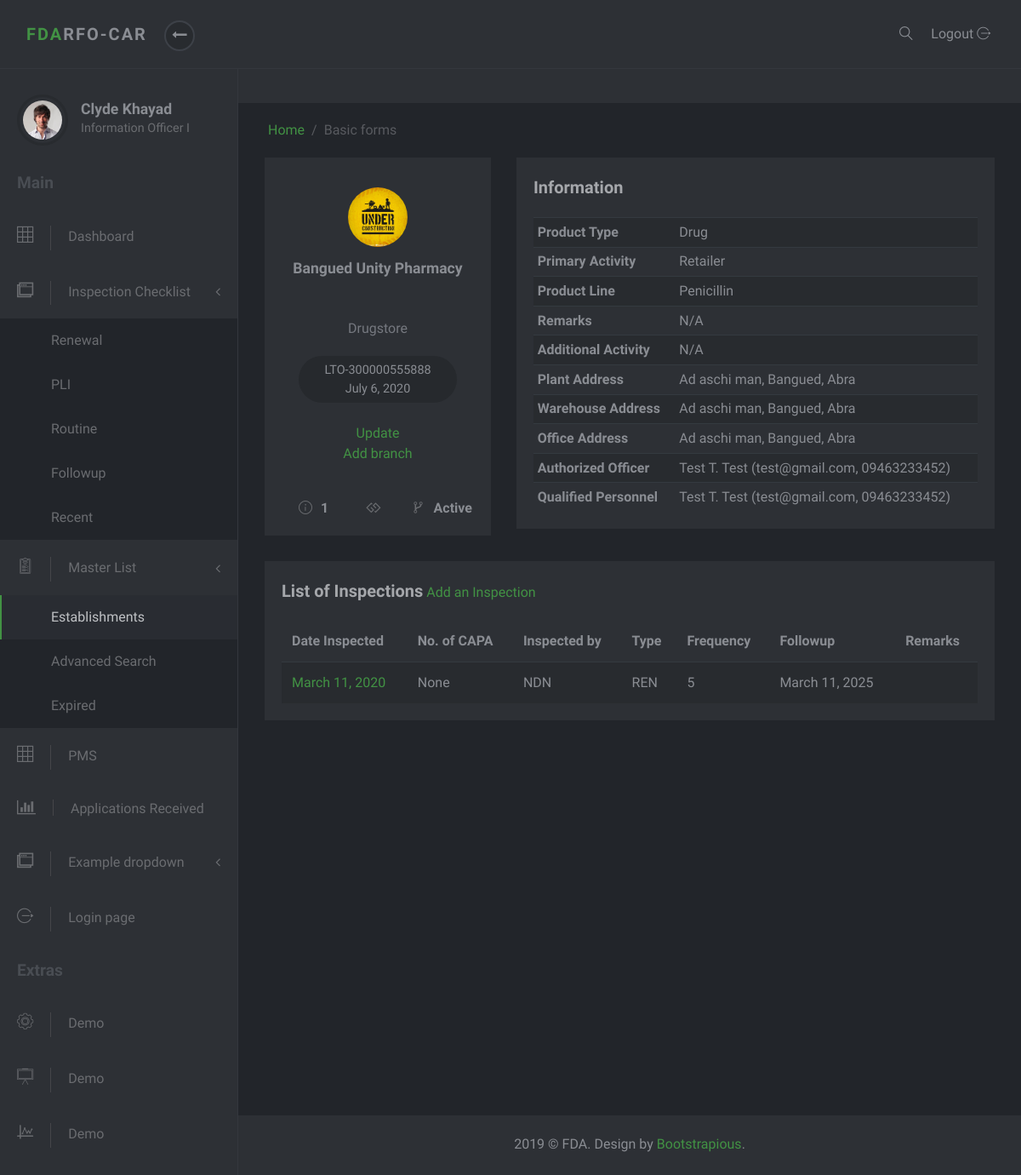
The page /masterlist/1/ on the database its author committed.
### masterlist/models.py (models this page shows, shortened)
class Establishment(models.Model):
    date_modified = models.DateTimeField('date modified', default=timezone.now)
    application = models.CharField(max_length=1, choices=constants.APPLICATIONS)
    name = models.CharField(max_length=60)
    product_type = models.ForeignKey(ProductType, on_delete=models.SET_NULL, null=True)
    center = models.CharField(max_length=6, choices=constants.CENTERS)
    primary_activity = models.ForeignKey(PrimaryActivity, on_delete=models.CASCADE, null=True)
    specific_activity = models.ManyToManyField(SpecificActivity, verbose_name='Specific Activity/s')
    additional_activity = models.ForeignKey(AdditionalActivity, on_delete=models.SET_NULL, null=True)
    product_line = models.ForeignKey(ProductLine, on_delete=models.SET_NULL, null=True, blank=True)
    plant_address = models.OneToOneField(PlantAddress, on_delete=models.SET_NULL, null=True)
    office_address = models.OneToOneField(OfficeAddress, on_delete=models.SET_NULL, null=True)
    authorized_officer = models.OneToOneField(AuthorizedOfficer, on_delete=models.SET_NULL, null=True)
    remarks = models.CharField(max_length=100, null=True, blank=True, verbose_name='Product Remarks')
    status = models.CharField(max_length=8, choices=constants.EST_STATUS, null=True, default="Active")
    folder_id = models.CharField(max_length=10, null=True, verbose_name="Folder Number")
    renchecklist = RenewalChecklistManager()
    plichecklist = PLIChecklistManager()
    objects = models.Manager()

class SpecificActivity(models.Model):
    name = models.CharField(max_length=150)

class Lto(models.Model):
    establishment = models.ForeignKey(Establishment, on_delete=models.CASCADE, null=True, related_name='ltos')
    issuance = models.DateTimeField(null=True, blank=True, verbose_name='Date Issued')
    lto_number = models.CharField(max_length=20)
    expiry = models.DateTimeField('expiry date')
    class Meta:
        ordering = ['-expiry']

class ProductType(models.Model):
    name = models.CharField(max_length=50)
    def __str__(self):
        return self.name

class PrimaryActivity(models.Model):
    name = models.CharField(max_length=150)
    def __str__(self):
        return self.name

class ProductLine(models.Model):
    name = models.CharField(max_length=150)
    product_type = models.ForeignKey(ProductType, on_delete=models.SET_NULL, null=True)
    def __str__(self):
        return self.name

class AdditionalActivity(models.Model):
    name = models.CharField(max_length=150)
    def __str__(self):
        return self.name

class Address(models.Model):
    address = models.CharField(max_length=250)
    region = models.ForeignKey(Region, on_delete=models.SET_NULL, null=True)
    province = models.ForeignKey(Province, on_delete=models.SET_NULL, null=True)
    municipality_or_city = models.ForeignKey(CityOrMunicipality, on_delete=models.SET_NULL, null=True)
    def full_address(self):
        return self.address + ', ' + self.municipality_or_city.name + ', ' + self.province.name

class CityOrMunicipality(models.Model):
    name = models.CharField(max_length=30)
    description = models.CharField(max_length=50, null=True, blank=True)
    province = models.ForeignKey(Province, on_delete=models.CASCADE)

class Province(models.Model):
    name = models.CharField(max_length=30)
    region = models.ForeignKey(Region, on_delete=models.SET_NULL, null=True)

class WarehouseAddress(Address):
    establishment = models.ForeignKey(Establishment, on_delete=models.SET_NULL, null=True, related_name='warehouses')
    pass

class Person(models.Model):
    first_name = models.CharField(max_length=30, null=True, blank=True)
    last_name = models.CharField(max_length=30, null=True, blank=True)
    middle_initial = models.CharField(max_length=1, null=True, blank=True)
    email = models.EmailField(max_length=250, null=True)
    mobile = models.CharField(max_length=11, null=True, blank=True)
    def full_name(self):
        return self.first_name + " " + self.middle_initial + ". " + self.last_name

class QualifiedPerson(Person):
    establishment = models.ForeignKey(Establishment, on_delete=models.SET_NULL, null=True)
    designation = models.ForeignKey(QualifiedPersonDesignation, on_delete=models.SET_NULL, null=True, blank=True)
    def __str__(self):
        return self.full_name()

class Inspection(models.Model):
    establishment = models.ForeignKey(Establishment, on_delete=models.SET_NULL, null=True)
    capa = models.OneToOneField(Capa, on_delete=models.SET_NULL, null=True, blank=True)
    type_of_inspection = models.CharField(max_length=20, choices=constants.INSPECTION_TYPES)
    date_inspected = models.DateTimeField('Date Inspected')
    frequency_of_inspection = models.IntegerField(default=0, verbose_name="Frequency of Inspection", null=True, blank=True)
    risk_rating = models.CharField(max_length=7, choices=constants.RISK_RATINGS, null=True, blank=True)
    date_of_followup_inspection = models.DateTimeField('Date of Followup Inspection', null=True, blank=True)
    inspector = models.CharField(max_length=3, choices=constants.INSPECTORS)
    remarks = models.CharField(max_length=200, blank=True)
    inspection_report = models.FileField(null=True, blank=False, upload_to=report_directory_path, verbose_name='Inspection Report')
    class Meta:
        ordering = ['-date_inspected']

### masterlist/views.py (the view)
# urls.py: path('<int:id>/', EstablishmentDetailView.as_view(), name='est-detail'),
class EstablishmentDetailView(DetailView):
    template_name = 'masterlist/establishment-detail.html'
    context_object_name = 'establishment'
    def get_object(self):
        est_id =self.kwargs.get("id")
        return get_object_or_404(Establishment, id=est_id)
    def get_context_data(self, **kwargs):
        context = super().get_context_data(**kwargs)
        curr_est = Establishment.objects.get(pk=self.kwargs.get('id'))
        inspections = curr_est.inspection_set.all()
        context['masterlist_active'] = "active"
        context['inspections'] = inspections
        return context

### masterlist/templates/masterlist/establishment-detail.html (shortened to what this page needs)
{% extends 'masterlist/partial/base.html' %}
{% block content %}
<div class="row">
    <div class="col-lg-4">
        <div class="user-block block text-center">
            <div class="avatar">
                <img src="/static/masterlist/img/under_construction_logo.jpg" alt="..." class="img-fluid">
            </div>
            <a href="#" class="user-title">
                <h3 class="h5">{{establishment.name}}</h3>
                 <br />
                <br />
                {% for spec_act in establishment.specific_activity.all %}
                <span>{{spec_act.name}}</span><br>
                {% endfor %}
            </a>
            <div class="contributions">{{establishment.ltos.first.lto_number}} <br> {{establishment.ltos.first.expiry.date}}</div> <br><br/>
            <a href="{% url 'admin:masterlist_establishment_change' establishment.id %}" target="_blank">Update</a><br/>
            <a href="#">Add branch</a>
            <div class="details d-flex">
              <div class="item" data-toggle="tooltip" title="Number of Inspections"><i class="icon-info"></i><strong>{{establishment.inspection_set.all.count}}</strong></div>
              <div class="item" data-toggle="tooltip" title="Month/s before expiration"><i class="fa fa-gg"></i><strong>{{establishment.lto.get_duration}}</strong></div>
              <div class="item" data-toggle="tooltip" title="Status"><i class="icon-flow-branch"></i><strong>{{establishment.status}}</strong></div>
            </div>
        </div>
    </div>
    <div class="col-lg-8">
        <div class="user-block block text-center">
            <div class="title text-left">
                <strong>Information</strong>
            </div>
            <div class="table-responsive">
                <table class="table table-striped table-sm">
                    <tbody>
                    <tr>
                        <th scope="row" class="text-left">Product Type</th>
                        <td class="text-left">{{establishment.product_type}}</td>
                    </tr>
                    <tr>
                        <th scope="row" class="text-left">Primary Activity</th>
                        <td class="text-left">{{establishment.primary_activity}}</td>
                    </tr>
                    <tr>
                        <th scope="row" class="text-left">Product Line</th>
                        <td class="text-left">{{establishment.product_line}}</td>
                    </tr>
                    <tr>
                        <th scope="row" class="text-left">Remarks</th>
                        <td class="text-left">{{establishment.remarks}}</td>
                    </tr>
                    <tr>
                        <th scope="row" class="text-left">Additional Activity</th>
                        <td class="text-left">{{establishment.additional_activity}}</td>
                    </tr>
                    <tr>
                        <th scope="row" class="text-left">Plant Address</th>
                        <td class="text-left">{{establishment.plant_address.full_address}}</td>
                    </tr>
                    <tr>
                        <th scope="row" class="text-left">Warehouse Address</th>
                        <td class="text-left">
                          {% for warehouse in establishment.warehouses.all %}
                          {{warehouse.full_address}} <br/>
                          {% endfor %}
                        </td>
                    </tr>
                    <tr>
                        <th scope="row" class="text-left">Office Address</th>
                        <td class="text-left">{{establishment.office_address.full_address}}</td>
                    </tr>
                    <tr>
                        <th scope="row" class="text-left">Authorized Officer</th>
                        <td class="text-left">{{establishment.authorized_officer.full_name}} ({{establishment.authorized_officer.email}}, {{establishment.authorized_officer.mobile}})</td>
                    </tr>
                    <tr>
                        <th scope="row" class="text-left">Qualified Personnel</th>
                        {% if establishment.qualifiedperson_set.all %}
                          {% for qualified_person in establishment.qualifiedperson_set.all %}
                          <td class="text-left">{{qualified_person}} ({{qualified_person.email}}, {{qualified_person.mobile}})</td>
                          {% endfor %}
                        {% else %}
                          <td class="text-left">None</td>
                        {% endif %}
                    </tr>
                    </tbody>
                </table>
            </div>
        </div>
    </div>
</div>
<div class="row">
    <div class="col-lg-12">
        <div class="block">
            <div class="title">
                <strong>List of Inspections</strong>  <a href="{% url 'admin:masterlist_inspection_add' %}" target="_blank">Add an Inspection</a>
            </div>
            <div class="block-body">
                <div class="table-responsive">
                    <table class="table table-striped table-hover">
                        <thead>
                        <tr>
                            <th>Date Inspected</th>
                            <th>No. of CAPA</th>
                            <th>Inspected by</th>
                            <th>Type</th>
                            <th>Frequency</th>
                            <th>Followup</th>
                            <th>Remarks</th>
                        </tr>
                        </thead>
                        <tbody>
                        {% if inspections %}
                        {% for inspection in inspections %}
                        <tr>
                            <td><a href="{% url 'admin:masterlist_inspection_change' inspection.id %}" target="_blank">{{inspection.date_inspected.date}}</a></td>
                            {% if inspection.capa %}
                            <td><a href="{% url 'admin:masterlist_capa_change' inspection.capa.id %}" target="_blank">{{inspection.capa.capadeficiency_set.all.count}}</a></td>
                            {% else %}
                            <td>None</td>
                            {% endif %}
                            <td>{{inspection.inspector}}</td>
                            <td>{{inspection.type_of_inspection}}</td>
                            <td>{{inspection.frequency_of_inspection}}</td>
                            <td>{{inspection.date_of_followup_inspection.date}}</td>
                            <td>{{inspection.remarks}}</td>
                        </tr>
                        {% endfor %}
                        {% else %}
                        No inspections yet
                        {% endif %}
                        </tbody>
                    </table>
                </div>
            </div>
        </div>
    </div>
</div>
{% endblock %}

### masterlist/static/darkadmin/css/style.green.css (style rules this page uses)
body { position: relative; }
a { -webkit-transition: all 0.3s; transition: all 0.3s; display: inline-block; }
i, span, strong { display: inline-block; }
.block { padding: 20px; background: #2d3035; color: #8a8d93; margin-bottom: 30px; }
i[class*='icon-'] { -webkit-transform: translateY(2px); transform: translateY(2px); }
.block .title { margin-bottom: 20px; }
.block .title strong:first-child { font-size: 1.25rem; color: #a5a7ab; }
.user-block .avatar { display: block; width: 70px; height: 70px; border-radius: 50%; margin: 15px auto; position: relative; }
.user-block .avatar img { width: 100%; height: 100%; border-radius: 50%; }
.user-block h3 { margin-bottom: 0; }
.user-block span { font-weight: 300; color: #75787f; }
.user-block .contributions { margin-top: 20px; border-radius: 50px; padding: 6px 30px; background: #26292d; display: inline-block; font-size: 0.9rem; }
.user-block .details { margin-top: 40px; }
.user-block .item { width: 33.3333%; text-align: center; }
.user-block .item i { margin-right: 10px; color: #6a6c70; }
.user-block a.user-title { display: block; text-decoration: none; color: #8a8d93; margin-top: 10px; }
.table { margin-bottom: 0; }
.table td, .table th { border-color: #343a40; }
.table thead th { border: none; }
.table-striped tbody tr { -webkit-transition: all 0.3s; transition: all 0.3s; }
.table-striped tbody tr:nth-of-type(odd) { background-color: #282b2f; }
body { font-family: "Muli", sans-serif; font-size: 1rem; font-weight: 400; line-height: 1.5; color: #8a8d93; background-color: #fff; }
a { color: #429244; text-decoration: none; }
h1, h2, h3, h4, h5, h6, .h1, .h2, .h3, .h4, .h5, .h6 { margin-bottom: 0.5rem; font-family: inherit; font-weight: 700; line-height: 1.2; color: inherit; }
h3, .h3 { font-size: 1.5rem; }
h5, .h5 { font-size: 1.1rem; }

### rows shown on the page
Establishment: name "Bangued Unity Pharmacy", ltos.first.lto_number "LTO-300000555888", ltos.first.expiry "July 6, 2020", inspection_set.all.count "1", status "Active", product_type "Drug", primary_activity "Retailer", product_line "Penicillin", remarks "N/A", additional_activity "N/A", plant_address.full_address "Ad aschi man, Bangued, Abra", office_address.full_address "Ad aschi man, Bangued, Abra", authorized_officer.full_name "Test T. Test", authorized_officer.email "test@gmail.com", authorized_officer.mobile "09463233452"
SpecificActivity: name "Drugstore"
WarehouseAddress: full_address "Ad aschi man, Bangued, Abra"
QualifiedPerson: last_name "Test T. Test", email "test@gmail.com", mobile "09463233452"
Inspection: date_inspected "March 11, 2020", shows "None", inspector "NDN", type_of_inspection "REN", frequency_of_inspection "5", date_of_followup_inspection "March 11, 2025"
